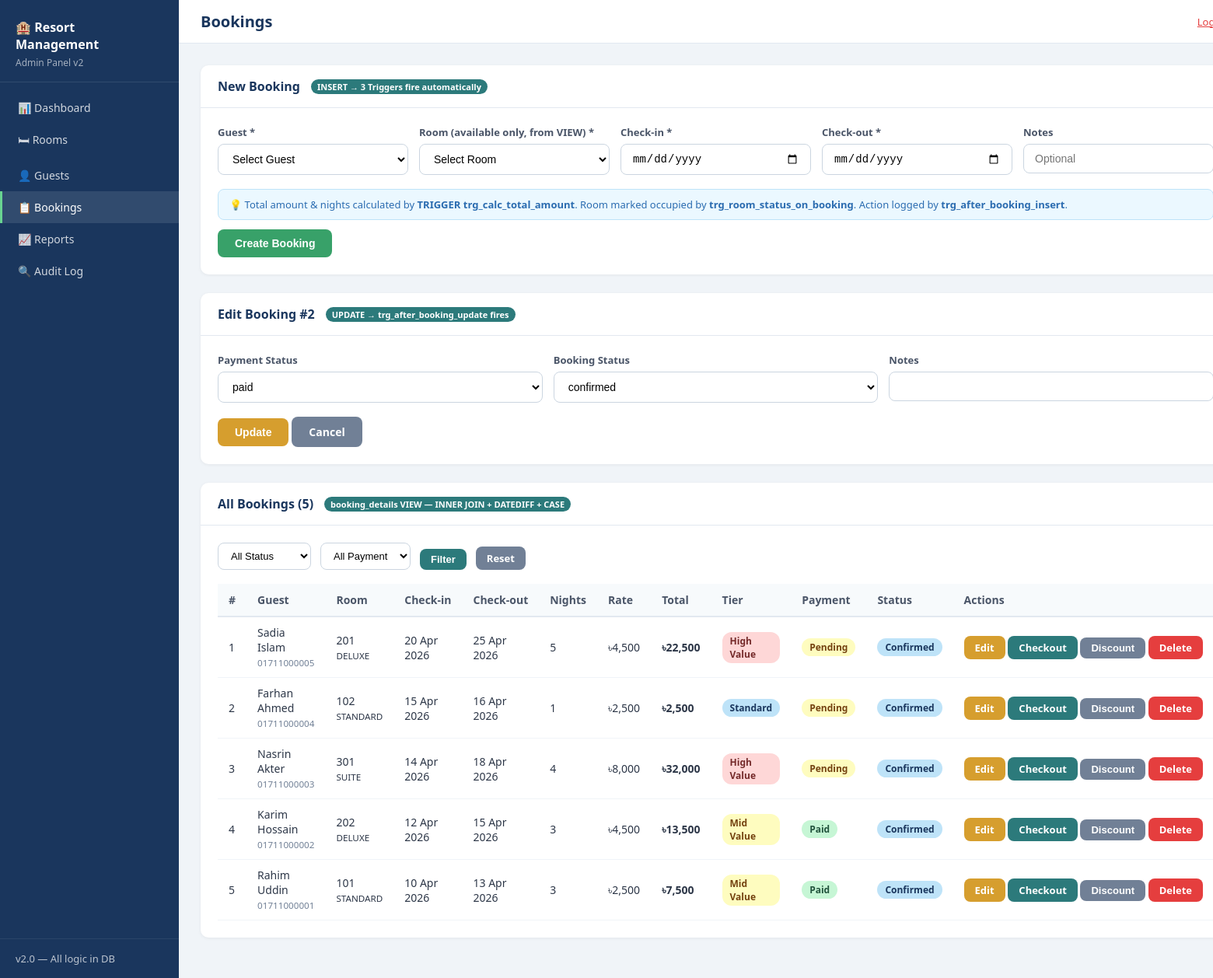
Page /bookings.php?edit=2 (signed in) on the committed database.
### tables this page shows
CREATE TABLE IF NOT EXISTS bookings (
    booking_id     INT AUTO_INCREMENT PRIMARY KEY,
    guest_id       INT NOT NULL,
    room_id        INT NOT NULL,
    check_in       DATE          NOT NULL,
    check_out      DATE          NOT NULL,
    total_amount   DECIMAL(10,2),           
    nights         INT,                     
    payment_status VARCHAR(20)  DEFAULT 'pending',
    booking_status VARCHAR(20)  DEFAULT 'confirmed',
    booked_at      DATETIME     DEFAULT NOW(),
    notes          VARCHAR(255),
    FOREIGN KEY (guest_id) REFERENCES guests(guest_id),
    FOREIGN KEY (room_id)  REFERENCES rooms(room_id)
);

### db_connect.php (called while the page is built, shortened)
<?php
function db_fetch_all($conn, $sql) {
    $result = mysqli_query($conn, $sql);
    $rows = [];
    while ($row = mysqli_fetch_assoc($result)) $rows[] = $row;
    return $rows;
}
function db_fetch_one($conn, $sql) {
    $result = mysqli_query($conn, $sql);
    return mysqli_fetch_assoc($result);
}
?>

### bookings.php (the view, shortened to what this page needs)
<?php
require_once 'db_connect.php';
$fw = "WHERE 1=1";
$bookings = db_fetch_all($conn, "SELECT * FROM booking_details $fw ORDER BY booking_id DESC");
$edit_booking = null;
if (isset($_GET['edit'])) {
    $edit_booking = db_fetch_one($conn, "SELECT * FROM bookings WHERE booking_id=".(int)$_GET['edit']);
}
?>
<!DOCTYPE html>
<html lang="en">
<head>
<link rel="stylesheet" href="style.css">
</head>
<body>
<div class="layout">
    <?php include 'sidebar.php'; ?>
    <div class="main">
        <div class="topbar">
            <h1>Bookings</h1>
            <div class="admin-info"><a href="logout.php" style="color:#e53e3e;">Logout</a></div>
        </div>
        <div class="content">
            <div class="card">
                <div class="card-header">
                    <h3>New Booking <span class="db-badge">INSERT → 3 Triggers fire automatically</span></h3>
                </div>
                <div class="card-body">
                    <form method="POST">
                        <div style="display:grid;grid-template-columns:repeat(auto-fit,minmax(170px,1fr));gap:14px;">
                            <div class="form-group">
                                <label>Guest *</label>
                                <select name="guest_id" required>
                                    <option value="">Select Guest</option>
                                </select>
                            </div>
                            <div class="form-group">
                                <label>Room (available only, from VIEW) *</label>
                                <select name="room_id" required>
                                    <option value="">Select Room</option>
                                </select>
                            </div>
                            <div class="form-group">
                                <label>Check-in *</label>
                                <input type="date" name="check_in" required>
                            </div>
                            <div class="form-group">
                                <label>Check-out *</label>
                                <input type="date" name="check_out" required>
                            </div>
                            <div class="form-group">
                                <label>Notes</label>
                                <input type="text" name="notes" placeholder="Optional">
                            </div>
                        </div>
                        <div class="info-box">
                            💡 Total amount &amp; nights calculated by <strong>TRIGGER trg_calc_total_amount</strong>. Room marked occupied by <strong>trg_room_status_on_booking</strong>. Action logged by <strong>trg_after_booking_insert</strong>.
                        </div>
                        <button type="submit" class="btn btn-success">Create Booking</button>
                    </form>
                </div>
            </div>
            <?php if ($edit_booking): ?>
            <div class="card">
                <div class="card-header"><h3>Edit Booking #<?= $edit_booking['booking_id'] ?> <span class="db-badge">UPDATE → trg_after_booking_update fires</span></h3></div>
                <div class="card-body">
                    <form method="POST">
                        <div style="display:grid;grid-template-columns:repeat(auto-fit,minmax(170px,1fr));gap:14px;">
                            <div class="form-group">
                                <label>Payment Status</label>
                                <select name="payment_status">
                                    <?php foreach(['pending','paid','refunded'] as $s): ?>
                                    <option <?= $edit_booking['payment_status']===$s?'selected':'' ?>><?= $s ?></option>
                                    <?php endforeach; ?>
                                </select>
                            </div>
                            <div class="form-group">
                                <label>Booking Status</label>
                                <select name="booking_status">
                                    <?php foreach(['confirmed','checked_out','cancelled'] as $s): ?>
                                    <option <?= $edit_booking['booking_status']===$s?'selected':'' ?>><?= $s ?></option>
                                    <?php endforeach; ?>
                                </select>
                            </div>
                            <div class="form-group">
                                <label>Notes</label>
                                <input type="text" name="notes" value="<?= htmlspecialchars($edit_booking['notes']??'') ?>">
                            </div>
                        </div>
                        <button type="submit" class="btn btn-warning">Update</button>
                        <a href="bookings.php" class="btn btn-secondary">Cancel</a>
                    </form>
                </div>
            </div>
            <?php endif; ?>
            <div class="card">
                <div class="card-header">
                    <h3>All Bookings (<?= count($bookings) ?>) <span class="db-badge">booking_details VIEW — INNER JOIN + DATEDIFF + CASE</span></h3>
                </div>
                <div class="card-body">
                    <form method="GET" class="filter-bar">
                        <select name="status">
                            <option value="">All Status</option>
                        </select>
                        <select name="payment">
                            <option value="">All Payment</option>
                        </select>
                        <button class="btn btn-primary btn-sm">Filter</button>
                        <a href="bookings.php" class="btn btn-secondary btn-sm">Reset</a>
                    </form>
                    <div class="table-wrap">
                    <table>
                        <thead>
                            <tr><th>#</th><th>Guest</th><th>Room</th><th>Check-in</th><th>Check-out</th><th>Nights</th><th>Rate</th><th>Total</th><th>Tier</th><th>Payment</th><th>Status</th><th>Actions</th></tr>
                        </thead>
                        <tbody>
                        <?php if(empty($bookings)): ?>
                            <tr><td colspan="12" style="text-align:center;color:#718096;">No bookings found.</td></tr>
                        <?php else: ?>
                        <?php $i=1; foreach($bookings as $b): ?>
                        <tr>
                            <td><?= $i++ ?></td>
                            <td><?= htmlspecialchars($b['guest_name']) ?><br><small style="color:#718096;"><?= $b['phone'] ?></small></td>
                            <td><?= htmlspecialchars($b['room_number']) ?><br><small><?= $b['room_type'] ?></small></td>
                            <td><?= $b['check_in_fmt'] ?></td>
                            <td><?= $b['check_out_fmt'] ?></td>
                            <td><?= $b['nights'] ?></td>
                            <td>৳<?= number_format($b['price_per_night'],0) ?></td>
                            <td><strong>৳<?= number_format($b['total_amount'],0) ?></strong></td>
                            <td><span class="badge <?= $b['booking_tier']==='High Value'?'badge-danger':($b['booking_tier']==='Mid Value'?'badge-warning':'badge-info') ?>"><?= $b['booking_tier'] ?></span></td>
                            <td><?php $pc=['paid'=>'badge-success','pending'=>'badge-warning','refunded'=>'badge-info']; ?>
                                <span class="badge <?= $pc[$b['payment_status']]??'badge-gray' ?>"><?= ucfirst($b['payment_status']) ?></span></td>
                            <td><?php $sc=['confirmed'=>'badge-info','checked_out'=>'badge-success','cancelled'=>'badge-danger']; ?>
                                <span class="badge <?= $sc[$b['booking_status']]??'badge-gray' ?>"><?= ucfirst(str_replace('_',' ',$b['booking_status'])) ?></span></td>
                            <td style="white-space:nowrap;">
                                <a href="bookings.php?edit=<?= $b['booking_id'] ?>" class="btn btn-warning btn-sm">Edit</a>
                                <?php if($b['booking_status']==='confirmed'): ?>
                                <a href="bookings.php?checkout=<?= $b['booking_id'] ?>"
                                   class="btn btn-primary btn-sm"
                                   onclick="return confirm('Checkout via stored procedure?')">Checkout</a>
                                <?php endif; ?>
                                <button class="btn btn-secondary btn-sm" onclick="showDiscount(<?= $b['booking_id'] ?>)">Discount</button>
                                <a href="bookings.php?delete=<?= $b['booking_id'] ?>"
                                   class="btn btn-danger btn-sm"
                                   onclick="return confirm('Delete? Trigger will log + free room.')">Delete</a>
                            </td>
                        </tr>
                        <?php endforeach; endif; ?>
                        </tbody>
                    </table>
                    </div>
                </div>
            </div>
        </div>
    </div>
</div>
</body>
</html>

### style.css (style rules this page uses)
* { box-sizing: border-box; margin: 0; padding: 0; }
body { font-family: 'Segoe UI', Arial, sans-serif; background: #f0f4f8; color: #2d3748; font-size: 15px; }
.form-group { margin-bottom: 18px; }
.form-group label { display:block; margin-bottom:6px; font-weight:600; font-size:13px; color:#4a5568; }
.form-group input, .form-group select, .form-group textarea { width:100%; padding:10px 14px; border:1px solid #cbd5e0; border-radius:8px; font-size:14px; transition:border 0.2s; background:#fff; }
.btn { display:inline-block; padding:10px 22px; border:none; border-radius:8px; cursor:pointer; font-size:14px; font-weight:600; text-decoration:none; transition:opacity 0.2s; }
.btn-primary { background:#2c7a7b; color:#fff; }
.btn-success { background:#38a169; color:#fff; }
.btn-warning { background:#d69e2e; color:#fff; }
.btn-danger { background:#e53e3e; color:#fff; }
.btn-secondary { background:#718096; color:#fff; }
.btn-sm { padding:6px 14px; font-size:13px; }
.info-box { background:#ebf8ff; border:1px solid #bee3f8; border-radius:8px; padding:10px 14px; font-size:13px; color:#2b6cb0; margin-bottom:12px; }
.db-badge { display:inline-block; background:#2c7a7b; color:#fff; font-size:11px; padding:2px 8px; border-radius:10px; font-weight:600; margin-left:8px; vertical-align:middle; }
.layout { display:flex; min-height:100vh; }
.main { flex:1; display:flex; flex-direction:column; }
.topbar { background:#fff; padding:14px 28px; display:flex; justify-content:space-between; align-items:center; border-bottom:1px solid #e2e8f0; }
.topbar h1 { font-size:20px; color:#1a365d; }
.topbar .admin-info { font-size:13px; color:#718096; }
.content { padding:28px; flex:1; }
.card { background:#fff; border-radius:10px; box-shadow:0 1px 4px rgba(0,0,0,0.06); margin-bottom:24px; overflow:hidden; }
.card-header { padding:16px 22px; border-bottom:1px solid #e2e8f0; display:flex; justify-content:space-between; align-items:center; flex-wrap:wrap; gap:8px; }
.card-header h3 { font-size:16px; color:#1a365d; display:flex; align-items:center; flex-wrap:wrap; gap:6px; }
.card-body { padding:22px; }
.table-wrap { overflow-x:auto; }
table { width:100%; border-collapse:collapse; font-size:14px; }
table th { background:#f7fafc; padding:11px 14px; text-align:left; font-weight:600; color:#4a5568; border-bottom:2px solid #e2e8f0; white-space:nowrap; }
table td { padding:10px 14px; border-bottom:1px solid #f0f4f8; vertical-align:middle; }
.badge { display:inline-block; padding:3px 10px; border-radius:12px; font-size:12px; font-weight:600; }
.badge-success { background:#c6f6d5; color:#22543d; }
.badge-warning { background:#fefcbf; color:#744210; }
.badge-danger { background:#fed7d7; color:#742a2a; }
.badge-info { background:#bee3f8; color:#1a365d; }
.filter-bar { display:flex; gap:12px; flex-wrap:wrap; margin-bottom:18px; align-items:flex-end; }
.filter-bar input, .filter-bar select { padding:8px 12px; border:1px solid #cbd5e0; border-radius:8px; font-size:13px; background:#fff; }

### rows in the picture
bookings: booking_id "2", payment_status "paid", booking_status "confirmed"

### other values in the picture
count($bookings) "5"
$b['guest_name'] "Sadia Islam"
$b['phone'] "01711000005"
$b['room_number'] "201"
$b['room_type'] "DELUXE"
$b['check_in_fmt'] "20 Apr 2026"
$b['check_out_fmt'] "25 Apr 2026"
$b['nights'] "5"
$b['price_per_night'] "4,500"
$b['total_amount'] "22,500"
$b['booking_tier'] "High Value"
$b['payment_status'] "Pending"
str_replace('_',' ',$b['booking_status']) "Confirmed"
$b['guest_name'] "Farhan Ahmed"
$b['phone'] "01711000004"
